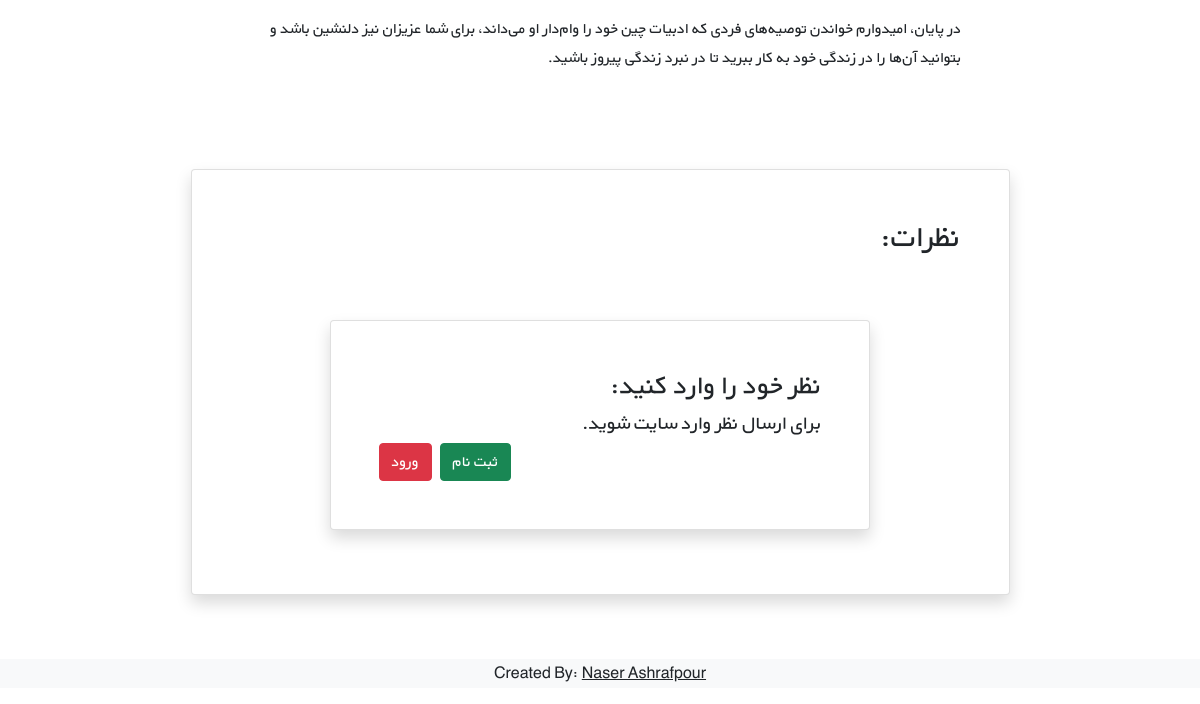
The page /books/8/ (lower part) on the database as committed earlier.
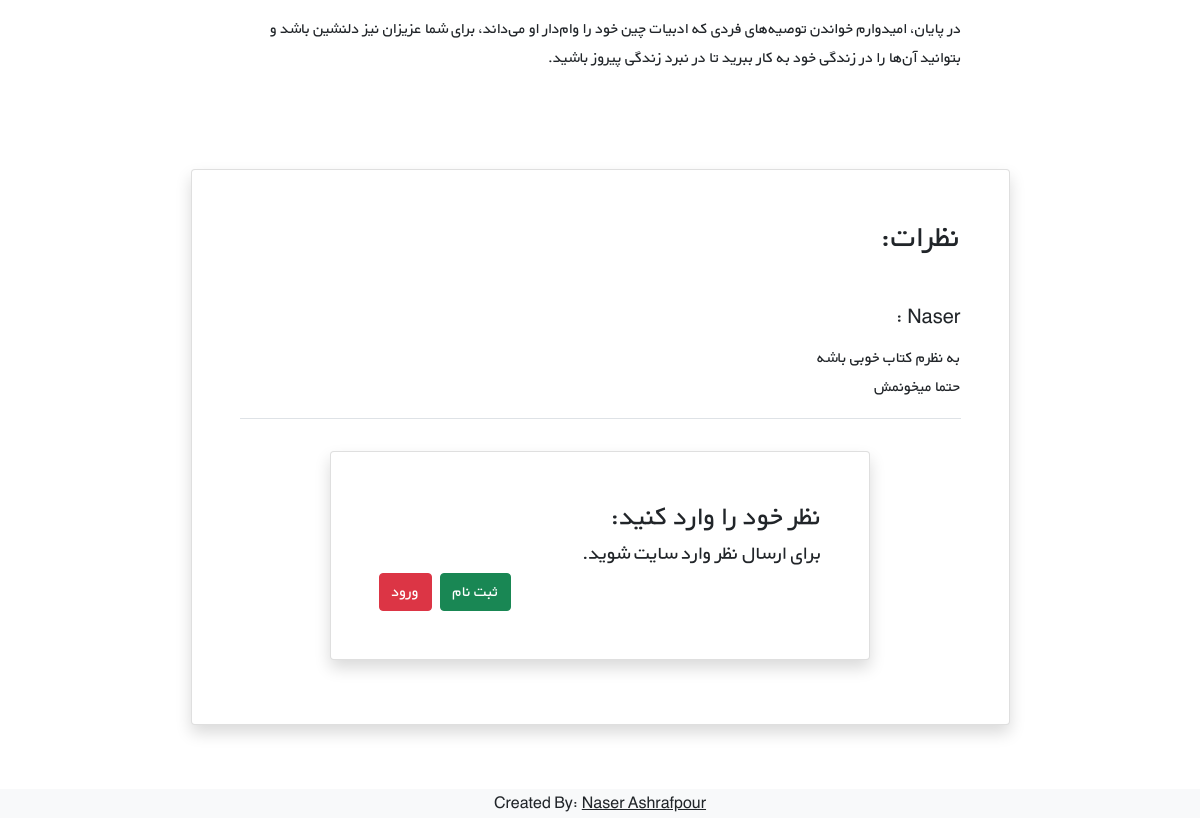
The same page on the database as committed later.
### books/models.py (models this page shows, shortened)
class Comment(models.Model):
    user = models.ForeignKey(get_user_model(), on_delete=models.CASCADE)
    book = models.ForeignKey(Book, related_name='comments', on_delete=models.CASCADE)
    text = models.TextField()
    datetime_create = models.DateTimeField(auto_now_add=True)

### books/views.py (the view)
# urls.py: path('<int:pk>/', book_detail_view, name='book_detail'),
def book_detail_view(request, pk):
    book = get_object_or_404(Book, pk=pk)
    book_comment = book.comments.all()
    if request.method == 'POST':
        comment_form = CommentForm(request.POST)
        if comment_form.is_valid():
            new_comment = comment_form.save(commit=False)
            new_comment.book = book
            new_comment.user = request.user
            new_comment.save()
            comment_form = CommentForm
    else:
        comment_form = CommentForm()
    context = {
        'book': book,
        'comments': book_comment,
        'comment_form': comment_form,
    }
    return render(request, 'books/book_detail.html', context)

### books/templates/books/book_detail.html (shortened to what this page needs)
{% extends '_base.html' %}
{% load crispy_forms_tags %}
{% block content %}
    <div class="container mt-5" dir="rtl">
        <div class="">
            <div class="">
                <div class="d-flex justify-content-center">
                    <div class="my-3 p-5 w-sm-75 w-100">{{ book.description|linebreaks }}
                    </div>
                </div>
                <div class="d-flex justify-content-center">
                    <div class="card shadow my-3 p-5 w-sm-75 w-100">
                        <h2 class="mb-5">نظرات:</h2>
                        {% for comment in comments %}
                            <div class="border-bottom mb-3">
                                <h5 class="mb-3">{{ comment.user|capfirst }} :</h5>
                                <p>{{ comment.text|linebreaks }}</p>
                            </div>
                        {% endfor %}
                        <div class="d-flex justify-content-center">
                            <div class="card shadow my-3 p-5 w-sm-75 w-100">
                                <h3>نظر خود را وارد کنید:</h3>
                                {% if user.is_authenticated %}
                                    <form method="POST">
                                        {% csrf_token %}
                                        {{ comment_form|crispy }}
                                        <button type="submit" class="btn btn-success mt-3">ارسال</button>
                                    </form>
                                {% else %}
                                    <h5>برای ارسال نظر وارد سایت شوید.</h5>
                                    <div class="d-flex justify-content-end">
                                        <a class="btn btn-success me-2" href="{% url 'signup' %}">ثبت نام</a>
                                        <a class="btn btn-danger me-2" href="{% url 'login' %}">ورود</a>
                                    </div>
                                {% endif %}
                            </div>
                        </div>
                    </div>
                </div>
            </div>
        </div>
    </div>
{% endblock %}

Rows that differ between the two databases and show on the page:
added Comment: text "به نظرم کتاب خوبی باشه حتما میخونمش"
